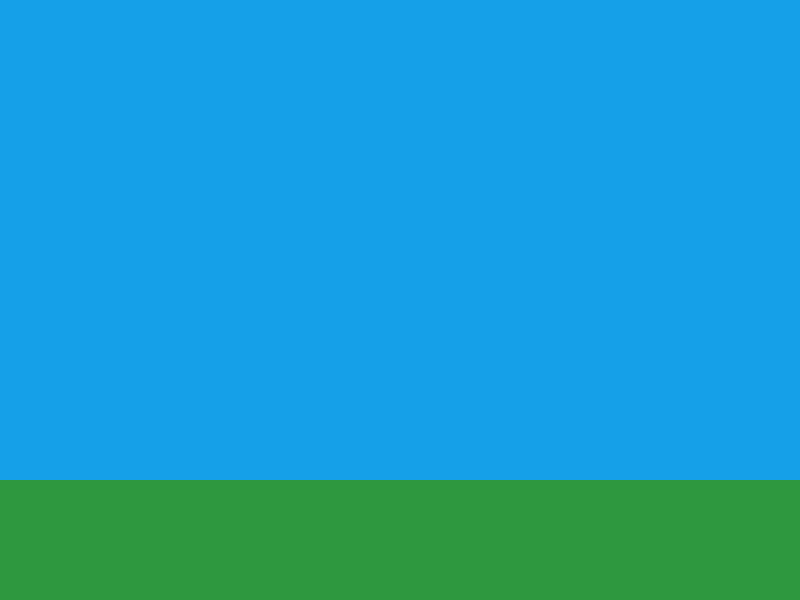
Frame 1 (no input)
Frame 60 (the mouse pressed at the canvas centre just before this capture): identical to frame 1, image omitted
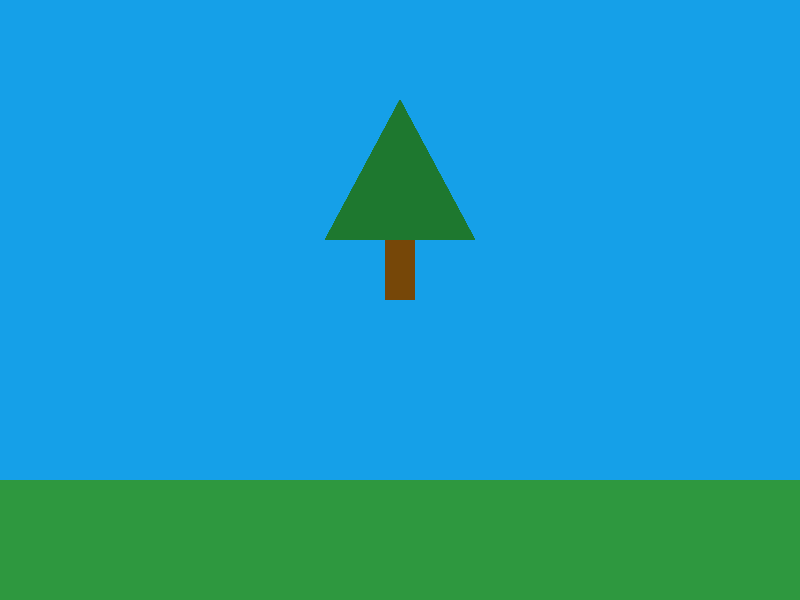
Frame 120 (the mouse held since frame 60 and released just before this capture)

The Processing sketch that drew these frames (run headless with seeded random() and noise(); from frame 60 on, the mouse is pressed at the canvas centre):

// Processing sketch: Tarea3_Procedimientos
// ── Tarea3_Procedimientos.pde
void setup() {
  size(800, 600);
  background(#15A0E8);
}

void draw() {

  stroke(#2E983F);
  fill(#2E983F);
  rect(0, height * 0.8, width, height * 0.2);

  if (mousePressed) {
    arbol(mouseX, mouseY, 150, 200);
  }
}

// ── arbol.pde
void arbol(float posicionX, float posicionY, float ancho, float alto) {
  float anchoTronco = ancho * 0.2;
  float altoTronco = alto * 0.3;
  float hojas = posicionY - altoTronco;
  float pico = posicionY - alto;

  fill(#764708);
  noStroke();
  rect(posicionX - (anchoTronco/2), (posicionY - altoTronco), anchoTronco, altoTronco);

  fill(#1E782F);
  float x1 = posicionX - (ancho/2);
  float y1 = hojas;

  float x2 = posicionX + (ancho/2);
  float y2 = hojas;

  float x3 = posicionX;
  float y3 = pico;

  triangle(x1, y1, x2, y2, x3, y3);
}
